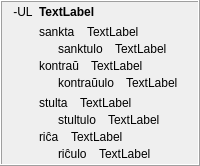
            <widget class="QFrame" name="frame_33">
             <property name="frameShape">
              <enum>QFrame::Box</enum>
             </property>
             <property name="frameShadow">
              <enum>QFrame::Raised</enum>
             </property>
             <layout class="QHBoxLayout" name="horizontalLayout_57">
              <property name="spacing">
               <number>6</number>
              </property>
              <property name="topMargin">
               <number>3</number>
              </property>
              <property name="bottomMargin">
               <number>3</number>
              </property>
              <item>
               <widget class="QLabel" name="label_322">
                <property name="sizePolicy">
                 <sizepolicy hsizetype="Maximum" vsizetype="Preferred">
                  <horstretch>0</horstretch>
                  <verstretch>0</verstretch>
                 </sizepolicy>
                </property>
                <property name="text">
                 <string>-UL</string>
                </property>
                <property name="alignment">
                 <set>Qt::AlignHCenter|Qt::AlignTop</set>
                </property>
                <property name="tipo" stdset="0">
                 <string>afikso</string>
                </property>
               </widget>
              </item>
              <item>
               <layout class="QVBoxLayout" name="verticalLayout_30">
                <item>
                 <widget class="QLabel" name="Lec09_Label705">
                  <property name="sizePolicy">
                   <sizepolicy hsizetype="Preferred" vsizetype="Maximum">
                    <horstretch>0</horstretch>
                    <verstretch>0</verstretch>
                   </sizepolicy>
                  </property>
                  <property name="styleSheet">
                   <string notr="true">font-weight: bold;</string>
                  </property>
                  <property name="text">
                   <string>TextLabel</string>
                  </property>
                  <property name="wordWrap">
                   <bool>true</bool>
                  </property>
                 </widget>
                </item>
                <item>
                 <layout class="QVBoxLayout" name="verticalLayout_47">
                  <item>
                   <layout class="QVBoxLayout" name="verticalLayout_398">
                    <property name="spacing">
                     <number>3</number>
                    </property>
                    <item>
                     <layout class="QVBoxLayout" name="verticalLayout_399">
                      <property name="spacing">
                       <number>3</number>
                      </property>
                      <item>
                       <layout class="QHBoxLayout" name="horizontalLayout_646">
                        <property name="spacing">
                         <number>12</number>
                        </property>
                        <item>
                         <widget class="neklakebla_nova" name="Lec09_Button665">
                          <property name="text">
                           <string>sankta</string>
                          </property>
                         </widget>
                        </item>
                        <item>
                         <widget class="QLabel" name="Lec09_Label706">
                          <property name="sizePolicy">
                           <sizepolicy hsizetype="Expanding" vsizetype="Preferred">
                            <horstretch>0</horstretch>
                            <verstretch>0</verstretch>
                           </sizepolicy>
                          </property>
                          <property name="text">
                           <string>TextLabel</string>
                          </property>
                          <property name="wordWrap">
                           <bool>true</bool>
                          </property>
                         </widget>
                        </item>
                       </layout>
                      </item>
                      <item>
                       <layout class="QHBoxLayout" name="horizontalLayout_647">
                        <property name="spacing">
                         <number>12</number>
                        </property>
                        <item>
                         <widget class="label_sago_reversa" name="label_405">
                          <property name="sizePolicy">
                           <sizepolicy hsizetype="Maximum" vsizetype="Preferred">
                            <horstretch>0</horstretch>
                            <verstretch>0</verstretch>
                           </sizepolicy>
                          </property>
                          <property name="text">
                           <string/>
                          </property>
                          <property name="pixmap">
                           <pixmap resource="ikonoj.qrc">:/ikonoj/sago_revena.png</pixmap>
                          </property>
                         </widget>
                        </item>
                        <item>
                         <widget class="neklakebla_nova" name="Lec09_Button666">
                          <property name="text">
                           <string>sanktulo</string>
                          </property>
                         </widget>
                        </item>
                        <item>
                         <widget class="QLabel" name="Lec09_Label707">
                          <property name="sizePolicy">
                           <sizepolicy hsizetype="Expanding" vsizetype="Preferred">
                            <horstretch>0</horstretch>
                            <verstretch>0</verstretch>
                           </sizepolicy>
                          </property>
                          <property name="text">
                           <string>TextLabel</string>
                          </property>
                          <property name="wordWrap">
                           <bool>true</bool>
                          </property>
                         </widget>
                        </item>
                       </layout>
                      </item>
                     </layout>
                    </item>
                    <item>
                     <layout class="QVBoxLayout" name="verticalLayout_400">
                      <property name="spacing">
                       <number>3</number>
                      </property>
                      <item>
                       <layout class="QHBoxLayout" name="horizontalLayout_648">
                        <property name="spacing">
                         <number>12</number>
                        </property>
                        <item>
                         <widget class="neklakebla_nova" name="Lec09_Button667">
                          <property name="text">
                           <string>kontraŭ</string>
                          </property>
                         </widget>
                        </item>
                        <item>
                         <widget class="QLabel" name="Lec09_Label708">
                          <property name="sizePolicy">
                           <sizepolicy hsizetype="Expanding" vsizetype="Preferred">
                            <horstretch>0</horstretch>
                            <verstretch>0</verstretch>
                           </sizepolicy>
                          </property>
                          <property name="text">
                           <string>TextLabel</string>
                          </property>
                          <property name="wordWrap">
                           <bool>true</bool>
                          </property>
                         </widget>
                        </item>
                       </layout>
                      </item>
                      <item>
                       <layout class="QHBoxLayout" name="horizontalLayout_649">
                        <property name="spacing">
                         <number>12</number>
                        </property>
                        <item>
                         <widget class="label_sago_reversa" name="label_406">
                          <property name="sizePolicy">
                           <sizepolicy hsizetype="Maximum" vsizetype="Preferred">
                            <horstretch>0</horstretch>
                            <verstretch>0</verstretch>
                           </sizepolicy>
                          </property>
                          <property name="text">
                           <string/>
                          </property>
                          <property name="pixmap">
                           <pixmap resource="ikonoj.qrc">:/ikonoj/sago_revena.png</pixmap>
                          </property>
                         </widget>
                        </item>
                        <item>
                         <widget class="neklakebla_nova" name="Lec09_Button58">
                          <property name="text">
                           <string>kontraŭulo</string>
                          </property>
                         </widget>
                        </item>
                        <item>
                         <widget class="QLabel" name="Lec09_Label59">
                          <property name="sizePolicy">
                           <sizepolicy hsizetype="Expanding" vsizetype="Preferred">
                            <horstretch>0</horstretch>
                            <verstretch>0</verstretch>
                           </sizepolicy>
                          </property>
                          <property name="text">
                           <string>TextLabel</string>
                          </property>
                          <property name="wordWrap">
                           <bool>true</bool>
                          </property>
                         </widget>
                        </item>
                       </layout>
                      </item>
                     </layout>
                    </item>
                   </layout>
                  </item>
                  <item>
                   <layout class="QVBoxLayout" name="verticalLayout_6">
                    <property name="spacing">
                     <number>3</number>
                    </property>
                    <item>
                     <layout class="QVBoxLayout" name="verticalLayout_402">
                      <property name="spacing">
                       <number>3</number>
                      </property>
                      <item>
                       <layout class="QHBoxLayout" name="horizontalLayout_650">
                        <property name="spacing">
                         <number>12</number>
                        </property>
                        <item>
                         <widget class="neklakebla_nova" name="Lec09_Button65">
                          <property name="text">
                           <string>stulta</string>
                          </property>
                         </widget>
                        </item>
                        <item>
                         <widget class="QLabel" name="Lec09_Label66">
                          <property name="sizePolicy">
                           <sizepolicy hsizetype="Expanding" vsizetype="Preferred">
                            <horstretch>0</horstretch>
                            <verstretch>0</verstretch>
                           </sizepolicy>
                          </property>
                          <property name="text">
                           <string>TextLabel</string>
                          </property>
                          <property name="wordWrap">
                           <bool>true</bool>
                          </property>
                         </widget>
                        </item>
                       </layout>
                      </item>
                      <item>
                       <layout class="QHBoxLayout" name="horizontalLayout_651">
                        <property name="spacing">
                         <number>12</number>
                        </property>
                        <item>
                         <widget class="label_sago_reversa" name="label_407">
                          <property name="sizePolicy">
                           <sizepolicy hsizetype="Maximum" vsizetype="Preferred">
                            <horstretch>0</horstretch>
                            <verstretch>0</verstretch>
                           </sizepolicy>
                          </property>
                          <property name="text">
                           <string/>
                          </property>
                          <property name="pixmap">
                           <pixmap resource="ikonoj.qrc">:/ikonoj/sago_revena.png</pixmap>
                          </property>
                         </widget>
                        </item>
                        <item>
                         <widget class="neklakebla_nova" name="Lec09_Button66">
                          <property name="text">
                           <string>stultulo</string>
                          </property>
                         </widget>
                        </item>
                        <item>
                         <widget class="QLabel" name="Lec09_Label67">
                          <property name="sizePolicy">
                           <sizepolicy hsizetype="Expanding" vsizetype="Preferred">
                            <horstretch>0</horstretch>
                            <verstretch>0</verstretch>
                           </sizepolicy>
                          </property>
                          <property name="text">
                           <string>TextLabel</string>
                          </property>
                          <property name="wordWrap">
                           <bool>true</bool>
                          </property>
                         </widget>
                        </item>
                       </layout>
                      </item>
                     </layout>
                    </item>
                    <item>
                     <layout class="QVBoxLayout" name="verticalLayout_403">
                      <property name="spacing">
                       <number>3</number>
                      </property>
                      <item>
                       <layout class="QHBoxLayout" name="horizontalLayout_652">
                        <property name="spacing">
                         <number>12</number>
                        </property>
                        <item>
                         <widget class="neklakebla_nova" name="Lec09_Button67">
                          <property name="text">
                           <string>riĉa</string>
                          </property>
                         </widget>
                        </item>
                        <item>
                         <widget class="QLabel" name="Lec09_Label68">
                          <property name="sizePolicy">
                           <sizepolicy hsizetype="Expanding" vsizetype="Preferred">
                            <horstretch>0</horstretch>
                            <verstretch>0</verstretch>
                           </sizepolicy>
                          </property>
                          <property name="text">
                           <string>TextLabel</string>
                          </property>
                          <property name="wordWrap">
                           <bool>true</bool>
                          </property>
                         </widget>
                        </item>
                       </layout>
                      </item>
                      <item>
                       <layout class="QHBoxLayout" name="horizontalLayout_653">
                        <property name="spacing">
                         <number>12</number>
                        </property>
                        <item>
                         <widget class="label_sago_reversa" name="label_408">
                          <property name="sizePolicy">
                           <sizepolicy hsizetype="Maximum" vsizetype="Preferred">
                            <horstretch>0</horstretch>
                            <verstretch>0</verstretch>
                           </sizepolicy>
                          </property>
                          <property name="text">
                           <string/>
                          </property>
                          <property name="pixmap">
                           <pixmap resource="ikonoj.qrc">:/ikonoj/sago_revena.png</pixmap>
                          </property>
                         </widget>
                        </item>
                        <item>
                         <widget class="neklakebla_nova" name="Lec09_Button68">
                          <property name="text">
                           <string>riĉulo</string>
                          </property>
                         </widget>
                        </item>
                        <item>
                         <widget class="QLabel" name="Lec09_Label69">
                          <property name="sizePolicy">
                           <sizepolicy hsizetype="Expanding" vsizetype="Preferred">
                            <horstretch>0</horstretch>
                            <verstretch>0</verstretch>
                           </sizepolicy>
                          </property>
                          <property name="text">
                           <string>TextLabel</string>
                          </property>
                          <property name="wordWrap">
                           <bool>true</bool>
                          </property>
                         </widget>
                        </item>
                       </layout>
                      </item>
                     </layout>
                    </item>
                   </layout>
                  </item>
                 </layout>
                </item>
               </layout>
              </item>
             </layout>
            </widget>
